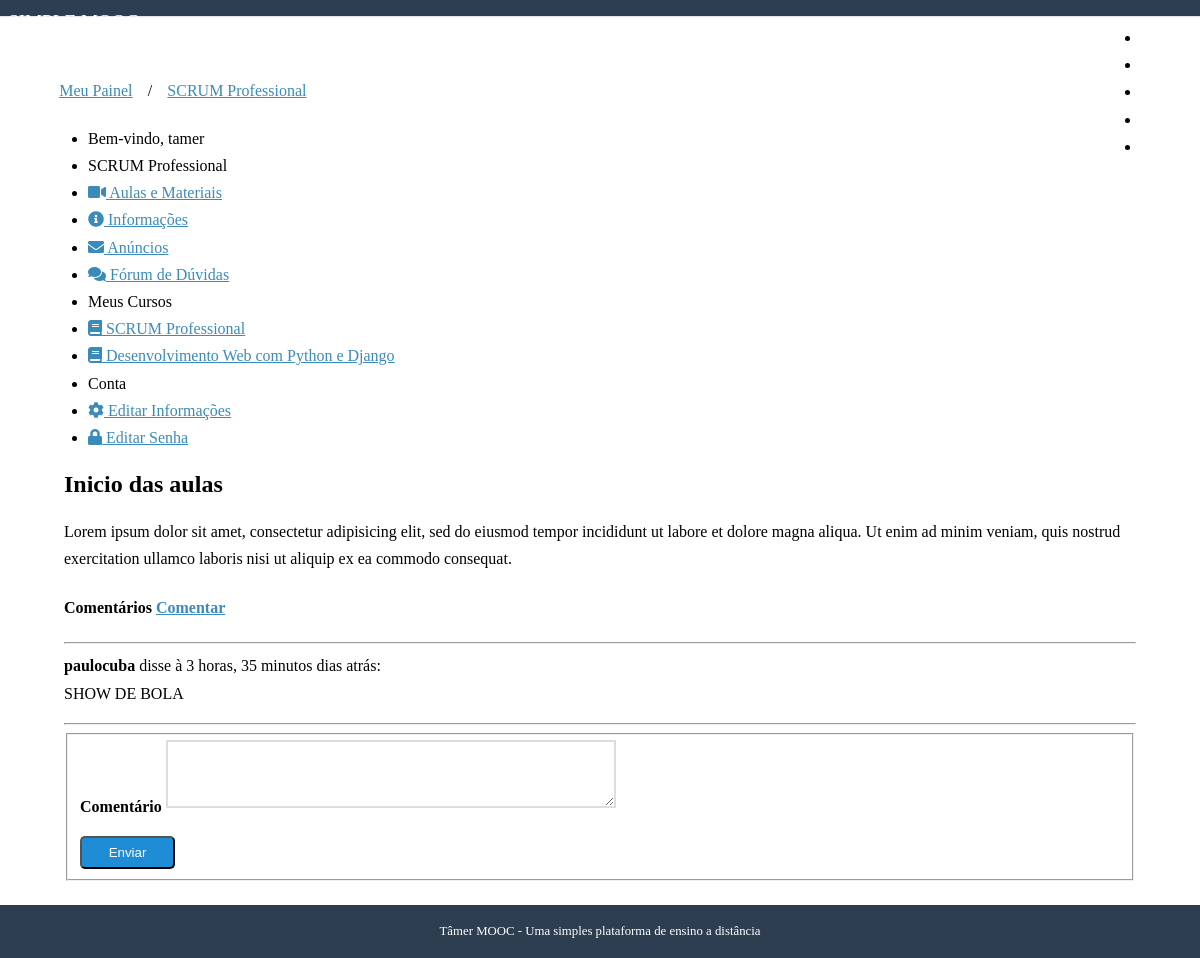
/cursos/scrum-professional/anuncios/1 (signed in), run on the app's committed database.
### courses/models.py (models this page shows, shortened)
class Course(models.Model):
    name          = models.CharField('Nome', max_length = 100)
    slug          = models.SlugField('Atalho')
    about         = models.CharField('Descrição breve', blank = True, max_length = 250)
    description   = models.TextField('Descrição completa', blank = True)
    start_date    = models.DateField(
        'Data de Início', null = True, blank = True
    )                                                                           #blank = True diz que não é obrigatório preender
    image         = models.ImageField(
        upload_to = 'courses/images', verbose_name = 'Imagem', null = True, blank = True
    )
    created_at    = models.DateTimeField('Criado em', auto_now_add=True)
    updated_at    = models.DateTimeField('Atualizado em', auto_now=True)
    objects       = CourseManager()
    def __str__(self):
        return(self.name)
    class Meta:
        verbose_name        = 'Curso'
        verbose_name_plural = 'Cursos'
        ordering            = ['name']

class Enrollment(models.Model):
    STATUS_CHOICE = (
        (0, 'Pendente'), (1, 'Aprovado'), (2, 'Cancelado'),
    )
    user          = models.ForeignKey(
        settings.AUTH_USER_MODEL, verbose_name='Usuário', related_name='enrollments', on_delete=models.NOT_PROVIDED
    )
    course        = models.ForeignKey(
        Course, verbose_name='Curso', related_name='enrollments', on_delete=models.NOT_PROVIDED
    )
    status        = models.IntegerField(
        'Situação', choices=STATUS_CHOICE, default=0, blank=True
    )
    created_at    = models.DateTimeField('Criado em', auto_now_add=True)
    apdated_at    = models.DateTimeField('Atualizado em', auto_now = True)
    class Meta:
        verbose_name        = 'Inscrição'
        verbose_name_plural = 'Inscrições'
        unique_together     = (('user', 'course'),)

class Announcement(models.Model):
    course  = models.ForeignKey(Course, verbose_name='Curso', related_name='announcements' ,on_delete=models.NOT_PROVIDED)
    title   = models.CharField('Título', max_length=100)
    content = models.TextField('Conteúdo')
    created_at = models.DateTimeField('Criado em', auto_now_add=True)
    updated_at = models.DateTimeField('Atualizado em', auto_now=True)
    def __str__(self):
        return self.title
    class Meta:
        verbose_name        = 'Anúncio'
        verbose_name_plural = 'Anúncios'
        ordering            = ['-created_at']

class Comment(models.Model):
    announcement = models.ForeignKey(
        Announcement, verbose_name='Anúnciio', related_name='comments',on_delete=models.NOT_PROVIDED
    )
    user         = models.ForeignKey(settings.AUTH_USER_MODEL, verbose_name='Usuário',on_delete=models.NOT_PROVIDED)
    comment      = models.TextField('Comentário')
    created_at  = models.DateTimeField('Criado em', auto_now_add=True)
    updated_at  = models.DateTimeField('Atualizado em', auto_now=True)
    class Meta:
        verbose_name        = 'Comentário'
        verbose_name_plural = 'Comentários'
        ordering            = ['created_at']

### accounts/models.py (models this page shows, shortened)
class User(AbstractUser, PermissionError):
    username    = models.CharField(
        'Nome de Usuario', max_length=30, unique=True,
        validators=[validators.RegexValidator(re.compile('^[\w.@+-]+$'),
            'O nome de usuário só pode conter letras, digitos ou os seguintes caracteres: @/./+/-/_','invalid')]
    )
    email       = models.EmailField('E-mail', unique=True)
    name        = models.CharField('Nome', max_length=100, blank = True)
    is_active   = models.BooleanField('Está ativo?', blank=True, default= True)
    is_staff    = models.BooleanField('É da equipe?', blank = True, default=False)
    date_joined = models.DateTimeField('Data de entrada', auto_now_add=True)
    objects = UserManager()
    USERNAME_FIELD = 'username'
    REQUIRED_FIELDS = ['email']
    def __str__(self):
        return self.name or self.username
    class Meta:
        verbose_name = 'Usuário'
        verbose_name_plural = 'Usuários'

### courses/views.py (the view, shortened to what this page needs)
# urls.py: path('<slug:slug>/anuncios/<int:pk>', views.show_announcement, name='show_announcement'),
@login_required
def show_announcement(request, slug, pk):
    course         = get_object_or_404(Course, slug=slug)
    template = 'courses/show_announcements.html'
    announcement = get_object_or_404(course.announcements.all(), pk=pk)
    context = {
        'course': course,
        'announcement': announcement
    }
    return render(request, template, context)

### courses/templatetags/courses_tags.py (called while the page is built)
@register.simple_tag
def load_my_courses(user):
    return Enrollment.objects.filter(user=user)

### courses/templates/courses/show_announcements.html
{% extends "courses/course_dashboard.html" %}
{% block dashboard_content %}
<div class="well">
    <h2>{{ announcement }}</h2>
    <p>{{ announcement.content|linebreaks }}</p>
</div>
<div class="well">
    <h4 id="comments">Comentários
    <a class="fright" href="#add_comment">Comentar</a></h4>
    <hr />
    {% for comment in announcement.comments.all %}
        <p><strong>{{ comment.user }}</strong> disse à {{ comment.created_at|timesince }} dias atrás:<br />
            {{ comment.comment|linebreaksbr }}
        </p>
    <hr>
    {% empty %}
        <p>Nenhum comentário para este anúncio</p>
    {% endfor %}
    <form method="post" class="pure-form pure-form-stacked" id="add_comment">
        <fieldset>
            <div class="pure-control-group">
                <label for="password">Comentário</label>
                <textarea cols="40" rows="4"></textarea>
            </div>
            <div class="pure-controls">
                <button type="submit" class="pure-button pure-button-primary">Enviar</button>
            </div>
        </fieldset>
    </form>
</div>
{% endblock %}

### courses/templates/courses/course_dashboard.html
{% extends "dashboard.html" %}
{% block breadcrumb %}
    {{ block.super }}
    <li>/</li>
    <li><a href="{% url 'courses:announcements' course.slug %}"> {{ course }}</a></li>
{% endblock %}
{% block menu_options %}
<li class="pure-menu-heading"> {{ course }} </li>
<li><a href="#"><i class="fa fa-video"></i> Aulas e Materiais</a></li>
<li><a href="#"><i class="fa fa-info-circle"></i> Informações</a></li>
<li><a href="#"><i class="fa fa-envelope"></i> Anúncios</a></li>
<li><a href="#"><i class="fa fa-comments"></i> Fórum de Dúvidas</a></li>
{{ block.super }}
{% endblock%}

### accounts/templates/dashboard.html (shortened to what this page needs)
{% extends "base.html" %}
{% load courses_tags %}
{% block content %}
{% load_my_courses user as enrollments %}
<div class="pure-g-r content-ribbon">
    <div class="pure-u-1">
        <ul class="breadcrumb">
            {% block breadcrumb %}
            <li><a href="{% url 'accounts:dashboard' %}">Meu Painel</a></li>
            {% endblock %}
        </ul>
    </div>
    <div class="pure-u-1-3">
        <div class="pure-menu pure-menu-open">
            <ul>
                <li class= "pure-menu-heading">Bem-vindo, {{ user }}</li>
                {% block menu_options %}
                    <li class="pure-menu-heading">Meus Cursos</li>
                    {% for enrollment in enrollments %}
                        <li><a href="{% url 'courses:announcements' enrollment.course.slug %}">
                            <i class="fas fa-book"></i> {{ enrollment.course }}</a></li>
                        {% empty %}
                            <li>Nenhum curso disponível</li>
                    {% endfor %}
                    <li class="pure-menu-heading"> Conta </li>
                    <li><a href="{% url 'accounts:edit' %}"><i class="fas fa-cog"></i> Editar Informações </a></li>
                    <li><a href="{% url 'accounts:edit_password' %}"><i class="fas fa-lock"></i> Editar Senha</a></li>
                {% endblock %}
            </ul>
        </div>
    </div>
    <div class="pure-u-2-3">
        <div class="inner">
            {% block dashboard_content %}{% endblock %}
        </div>
    </div>
</div>
{% endblock %}

### core/static/css/styles.css (style rules this page uses)
* { -webkit-box-sizing: border-box; -moz-box-sizing: border-box; box-sizing: border-box; }
body { margin: 0 auto; line-height: 1.7em; }
a { color: #3b8bba; }
.content .content-ribbon { margin: 1.5em 3em; }
.pure-form label { margin: 1em 0 0; font-weight: bold; font-size: 100%; }
.pure-form input[type], .pure-form textarea, .pure-form select { border: 2px solid #ddd; box-shadow: none; font-size: 100%; width: 100%; max-width: 350px; margin-bottom: 0.3em; }
.pure-form textarea { max-width: 450px; }
.pure-form .pure-control-group { margin-bottom: 1em; }
.pure-button-primary { background-color: #1f8dd6; color: white; padding: 0.5em 2em; border-radius: 5px; }
.inner { padding: 0em 1em; }
.inner p { margin-top: 0; }
ul.breadcrumb { padding: 0; }
ul.breadcrumb li { display: inline-block; }
ul.breadcrumb li a { display: inline-block; padding: 0.3em 0.7em; }

### data on the page
Course: name "SCRUM Professional"
User: name+username "tamer"
Enrollment: course "SCRUM Professional"
Enrollment: course "Desenvolvimento Web com Python e Django"
Announcement: title "Inicio das aulas", content "Lorem ipsum dolor sit amet, consectetur adipisicing elit, sed do eiusmod tempor incididunt ut labore et dolore magna aliqua. Ut enim ad minim veniam, quis nostrud exercitation ullamco laboris nisi ut aliquip ex ea commodo consequat."
Comment: user "paulocuba", created_at "3 horas, 35 minutos", comment "SHOW DE BOLA"
